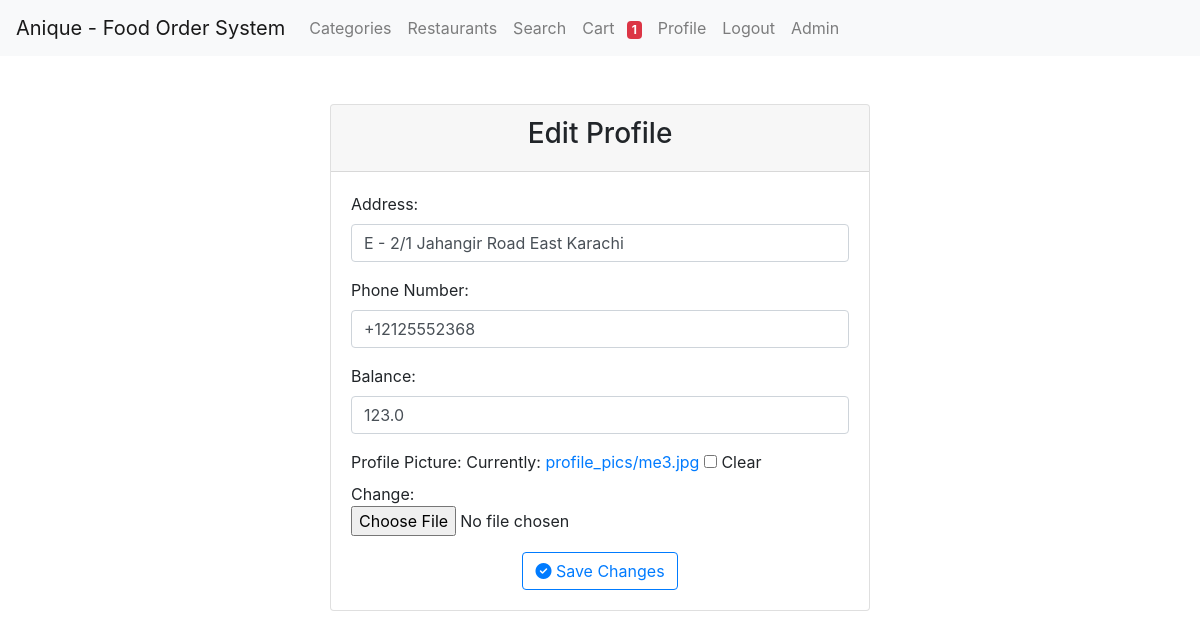
The page /edit_profile (signed in) on the database its author committed.
### app_authentication/models.py (models this page shows, shortened)
class UserAccount(models.Model):
    user = models.ForeignKey(User,on_delete=models.CASCADE)
    profile_picture = models.ImageField(upload_to='profile_pics/', blank=True, null=True)
    phone_number = PhoneNumberField(blank=True, null=True)
    address = models.CharField(max_length=255,blank=True,null=True)
    balance = models.FloatField(default=0)
    last_balance_added = models.DateTimeField(blank=True,null=True)

### app_authentication/views.py (the view)
# urls.py: path("edit_profile",edit_profile,name='edit_profile'),
@login_required
def edit_profile(request):
    profile = UserAccount.objects.get(user=request.user)
    if request.method == 'POST':
        form = EditProfileForm(request.POST, request.FILES, instance=profile)
        if form.is_valid():
            form.save()
            return redirect('profile')  # Redirect to the profile page after successful update
    else:
        form = EditProfileForm(instance=profile)
    context = {
        'form': form
    }
    return render(request, 'app_authentication/edit_profile.html', context)

### app_authentication/forms.py (shortened to what this page needs)
class EditProfileForm(forms.ModelForm):
    class Meta:
        model = UserAccount
        fields = ['address', 'phone_number', 'profile_picture','balance']

### cart/views.py (called while the page is built)
def cart_items_count(request):
    cart_items_count = 0
    if request.user.is_authenticated:
        cart = Cart.objects.filter(user=request.user).first()
        cart_items_count = CartItem.objects.filter(cart=cart).count()
    return {'cart_items_count':cart_items_count}

### food_order/templates/app_authentication/edit_profile.html (shortened to what this page needs)
{% extends 'base.html' %} {% load widget_tweaks %} {% block content %}
<div class="container mt-5">
  <div class="row justify-content-center">
    <div class="col-md-6">
      <div class="card">
        <div class="card-header">
          <h3 class="text-center">Edit Profile</h3>
        </div>
        <div class="card-body">
          <form method="post" enctype="multipart/form-data">
            <div class="form-group">
              <label for="{{ form.address.id_for_label }}">Address:</label>
              {{ form.address|add_class:'form-control' }}
            </div>
            <div class="form-group">
              <label for="{{ form.phone_number.id_for_label }}"
                >Phone Number:</label
              >
              {{ form.phone_number|add_class:'form-control' }}
            </div>
            <div class="form-group">
              <label for="{{ form.phone_number.id_for_label }}">Balance:</label>
              {{ form.balance|add_class:'form-control' }}
            </div>
            <div class="form-group">
              <label for="{{ form.profile_picture.id_for_label }}"
                >Profile Picture:</label
              >
              {{ form.profile_picture|add_class:'form-control-file' }}
            </div>
            <div class="text-center">
              <button type="submit" class="btn btn-outline-primary">
                <i class="fa-solid fa-circle-check"></i>
                Save Changes
              </button>
            </div>
          </form>
        </div>
      </div>
    </div>
  </div>
</div>
{% endblock content %}

### rows shown on the page
UserAccount: address "E - 2/1 Jahangir Road East Karachi", phone_number "+12125552368", balance "123.0"

### other values the page prints
{{ cart_items_count }} "1"
